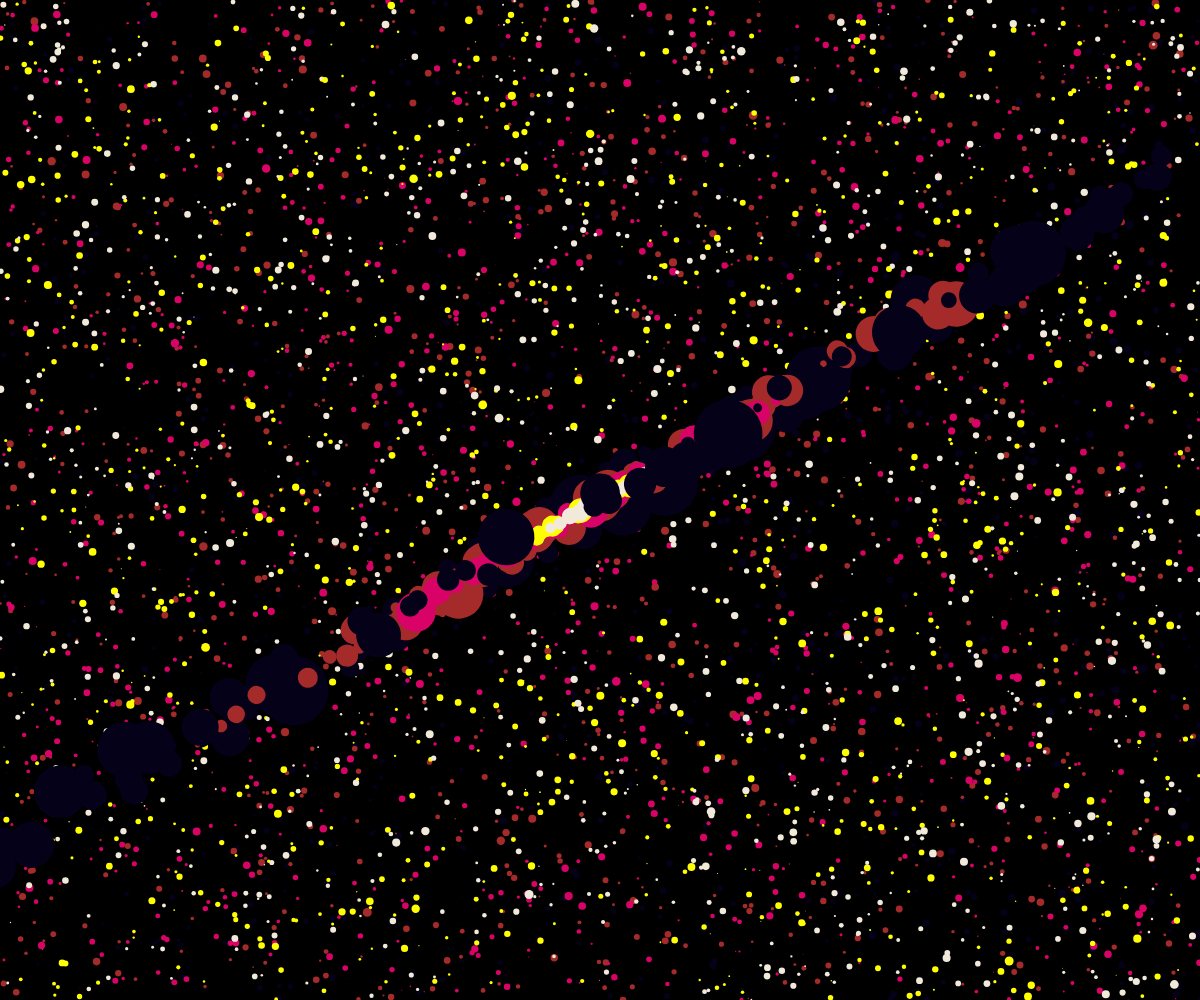
Frame 1 (no input)
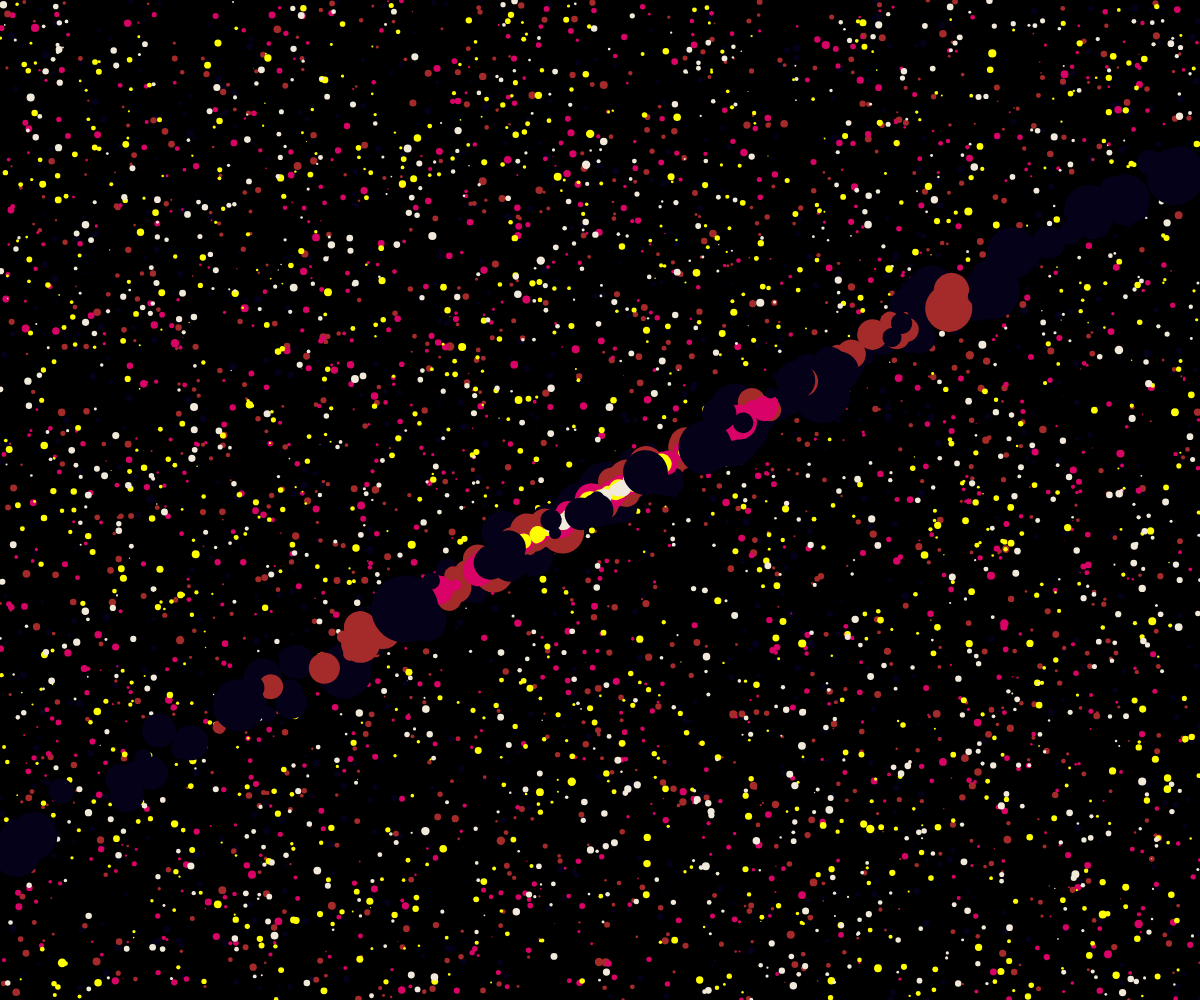
Frame 60 (no input)
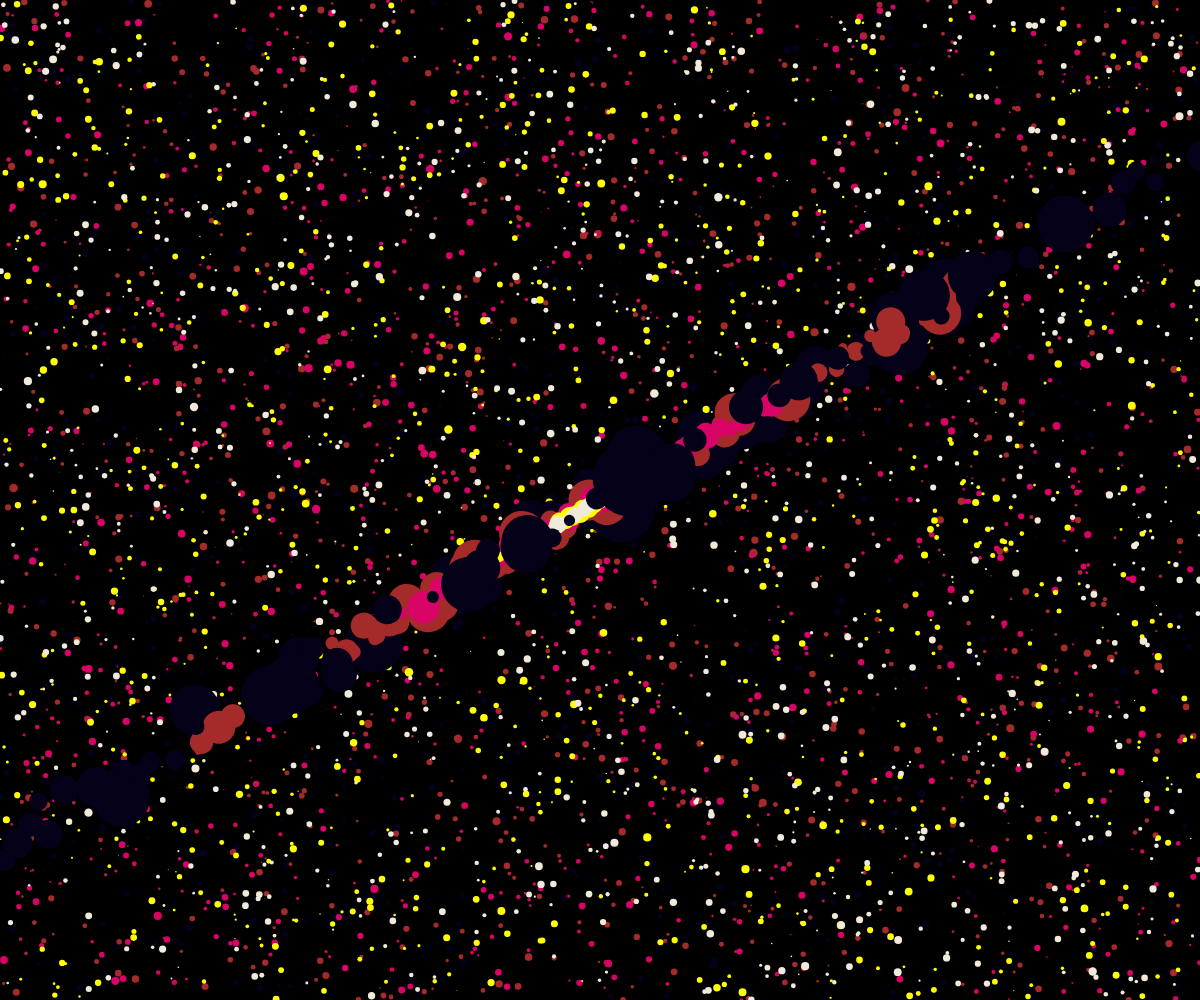
Frame 120 (the mouse pressed at the canvas centre since frame 60)

The p5.js sketch that drew these frames (run headless with seeded random() and noise() and a simulated clock; from frame 60 on, the mouse is pressed at the canvas centre):

// p5.js sketch
// ── sketch.js
const colors = ["#040119", "brown", "#D90368", "yellow", "#F1E9DA"]
const bg_stars = [];
const stars = [];
let t = 0;

function setup() {
	createCanvas(windowWidth, windowHeight);
	background(0);
	noStroke();
	
	colors.forEach(c => {
		N = 1000
		fill(c);
		for (i=0; i<N; i++){
			let bg_star = createVector(random(width),random(height));
			bg_stars.push(bg_star);
		}
	})
	
	dx = random(0.1,1);
	dy = random(0.1,1);
	Rx= width;
	Ry = Rx*dy/dx;
	
	colors.forEach(c => {
		N = 100
		fill(c);
		for (i=0; i<N; i++){
			let star = createVector(random(-Rx*dx,Rx*dx),random(-Ry*dy,Ry*dy),pow((Rx/width),0.5)*random(30,100));
			stars.push(star);
		}
		Rx /= 2
		Ry /= 2
	})
	
}

function draw() {
	background(0);
	I = 0
	colors.forEach(c => {
		N = 1000
		fill(c);
		for (i=0; i<N; i++){
			let bg_star = bg_stars[I*N+i];
			circle(bg_star.x,bg_star.y,10*noise(t+i));
		}
		I++
	})
	
	translate(width/2, height/2);
	rotate(-PI/6);
	
	I = 0
	colors.forEach(c => {
		N = 100
		fill(c);
		for (i=0; i<N; i++){
			let star = stars[I*N+i];
			circle(star.x*cos(0.01*t+i),star.y,noise(t+i)*star.z);
		}
		I++
	})
	
		N = 50
		fill(colors[0]);
		for (i=0; i<N; i++){
			let star = stars[i];
			circle(-star.x*cos(0.05*t+i+10),star.y*noise(i),noise(t+i)*star.z);
		}
	
	
	t+=0.1;
}
